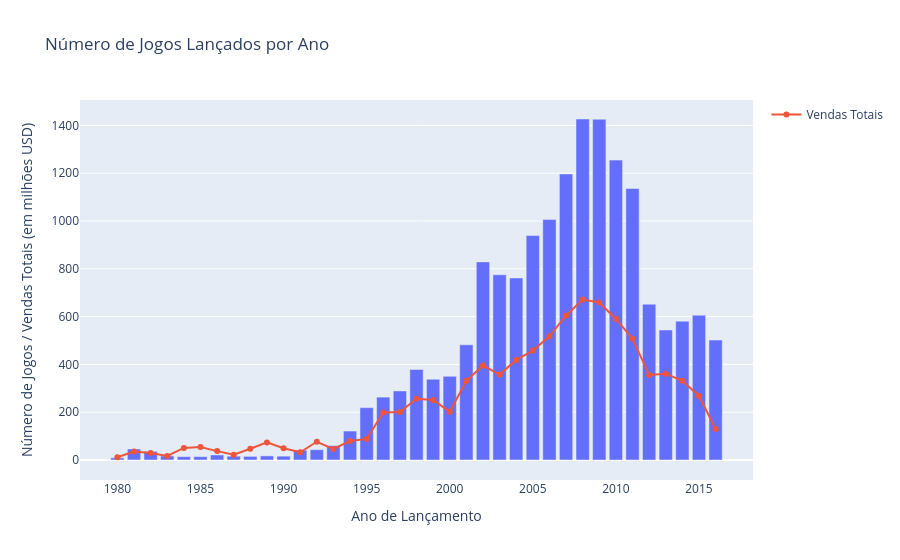

Notebook code cell kept with this figure:
### Code cell
# Criando um gráfico de com o total de jogos lançados por ano e a evolução das vendas totais ao longo dos anos
fig = px.bar(df_grouped_year, x='year_of_release', y='game_count', title='Número de Jogos Lançados por Ano')
fig.add_scatter(x=df_grouped_year['year_of_release'], y=df_grouped_year['total_sales'], mode='lines+markers', name='Vendas Totais')
fig.update_layout(xaxis_title='Ano de Lançamento', yaxis_title='Número de Jogos / Vendas Totais (em milhões USD)')
fig.show()

### Figure 1 — Plotly figure (JSON) as saved in the notebook; plotly's stock layout.template omitted (floating-point values rounded to 4 significant figures)
{"data": [{"hovertemplate": "year_of_release=%{x}<br>game_count=%{y}<extra></extra>", "legendgroup": "", "marker": {"color": "#636efa", "pattern": {"shape": ""}}, "name": "", "orientation": "v", "showlegend": false, "textposition": "auto", "type": "bar", "x": [1980, 1981, 1982, 1983, 1984, 1985, 1986, 1987, 1988, 1989, 1990, 1991, 1992, 1993, 1994, 1995, 1996, 1997, 1998, 1999, 2000, 2001, 2002, 2003, 2004, 2005, 2006, 2007, 2008, 2009, 2010, 2011, 2012, 2013, 2014, 2015, 2016], "xaxis": "x", "y": [9, 46, 36, 17, 14, 14, 21, 16, 15, 17, 16, 41, 43, 60, 121, 219, 263, 289, 379, 338, 350, 482, 829, 775, 762, 939, 1006, 1197, 1427, 1426, 1255, 1136, 652, 544, 581, 606, 502], "yaxis": "y"}, {"mode": "lines+markers", "name": "Vendas Totais", "type": "scatter", "x": [1980, 1981, 1982, 1983, 1984, 1985, 1986, 1987, 1988, 1989, 1990, 1991, 1992, 1993, 1994, 1995, 1996, 1997, 1998, 1999, 2000, 2001, 2002, 2003, 2004, 2005, 2006, 2007, 2008, 2009, 2010, 2011, 2012, 2013, 2014, 2015, 2016], "y": [11.38, 35.68, 28.88, 16.8, 50.35, 53.95, 37.08, 21.7, 47.21, 73.45, 49.37, 32.23, 76.16, 45.99, 79.23, 88.12, 199.2, 201.1, 256.3, 251.1, 201.7, 331.5, 395.0, 357.5, 418.7, 457.8, 517.7, 604.8, 671.5, 658.8, 590.1, 507.6, 355.8, 361.2, 331.5, 268.0, 129.9]}], "layout": {"barmode": "relative", "legend": {"tracegroupgap": 0}, "title": {"text": "Número de Jogos Lançados por Ano"}, "xaxis": {"anchor": "y", "domain": [0, 1], "title": {"text": "Ano de Lançamento"}}, "yaxis": {"anchor": "x", "domain": [0, 1], "title": {"text": "Número de Jogos / Vendas Totais (em milhões USD)"}}}}
